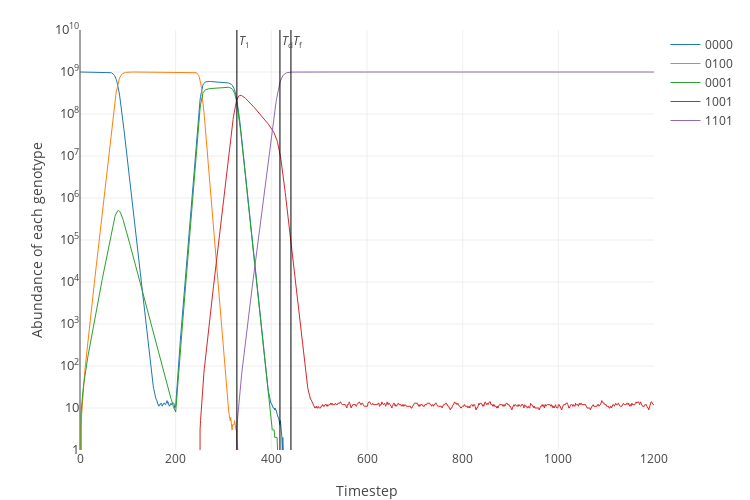

This figure's notebook cell:
### Code cell
landscape = dataset2.loc['AMC'].tolist()
landscape2 = dataset2.loc['AM'].tolist()
for i in range (0, 1000):
    results = simulate([landscape, landscape2], durations=[200, 1000])
    if results['T_1'] != -1:
        plot_simulation(results)

### Figure 1 — Plotly figure (JSON) as saved in the notebook; plotly's stock layout.template omitted (floating-point values rounded to 4 significant figures; data arrays with more than 128 entries replaced by an {"elided": "..."} marker saying what was removed)
{"data": [{"line": {"width": 1}, "name": "0000", "type": "scatter", "uid": "63c786de-c862-11e8-b418-001ec21b2620", "x": {"elided": "1201 int values"}, "y": {"elided": "1201 int values"}}, {"line": {"width": 1}, "name": "0100", "type": "scatter", "uid": "63c789fe-c862-11e8-8620-001ec21b2620", "x": {"elided": "1201 int values"}, "y": {"elided": "1201 int values"}}, {"line": {"width": 1}, "name": "0001", "type": "scatter", "uid": "63c78c06-c862-11e8-88d2-001ec21b2620", "x": {"elided": "1201 int values"}, "y": {"elided": "1201 int values"}}, {"line": {"width": 1}, "name": "1001", "type": "scatter", "uid": "63c78df0-c862-11e8-adca-001ec21b2620", "x": {"elided": "1201 int values"}, "y": {"elided": "1201 int values"}}, {"line": {"width": 1}, "name": "1101", "type": "scatter", "uid": "63c78fda-c862-11e8-9c70-001ec21b2620", "x": {"elided": "1201 int values"}, "y": {"elided": "1201 int values"}}, {"line": {"color": "black", "width": 1}, "mode": "lines", "name": "T_1", "showlegend": false, "type": "scatter", "uid": "63c79322-c862-11e8-8297-001ec21b2620", "x": [328, 328], "y": [0, 10000000000]}, {"line": {"color": "black", "width": 1}, "mode": "lines", "name": "T_d", "showlegend": false, "type": "scatter", "uid": "63c79552-c862-11e8-b556-001ec21b2620", "x": [418, 418], "y": [0, 10000000000]}, {"line": {"color": "black", "width": 1}, "mode": "lines", "name": "T_f", "showlegend": false, "type": "scatter", "uid": "63c7973a-c862-11e8-9d13-001ec21b2620", "x": [441, 441], "y": [0, 10000000000]}], "layout": {"annotations": [{"showarrow": false, "text": "<i>T</i><sub>1</sub>", "x": 328, "xanchor": "left", "xref": "x", "y": 9.75, "yref": "y"}, {"showarrow": false, "text": "<i>T</i><sub>d</sub>", "x": 418, "xanchor": "left", "xref": "x", "y": 9.75, "yref": "y"}, {"showarrow": false, "text": "<i>T</i><sub>f</sub>", "x": 441, "xanchor": "left", "xref": "x", "y": 9.75, "yref": "y"}], "height": 500, "margin": {"b": 50, "t": 30}, "width": 750, "xaxis": {"title": "Timestep"}, "yaxis": {"exponentformat": "power", "range": [0, 10], "tickfont": {"size": 10}, "title": "Abundance of each genotype", "type": "log"}}}
